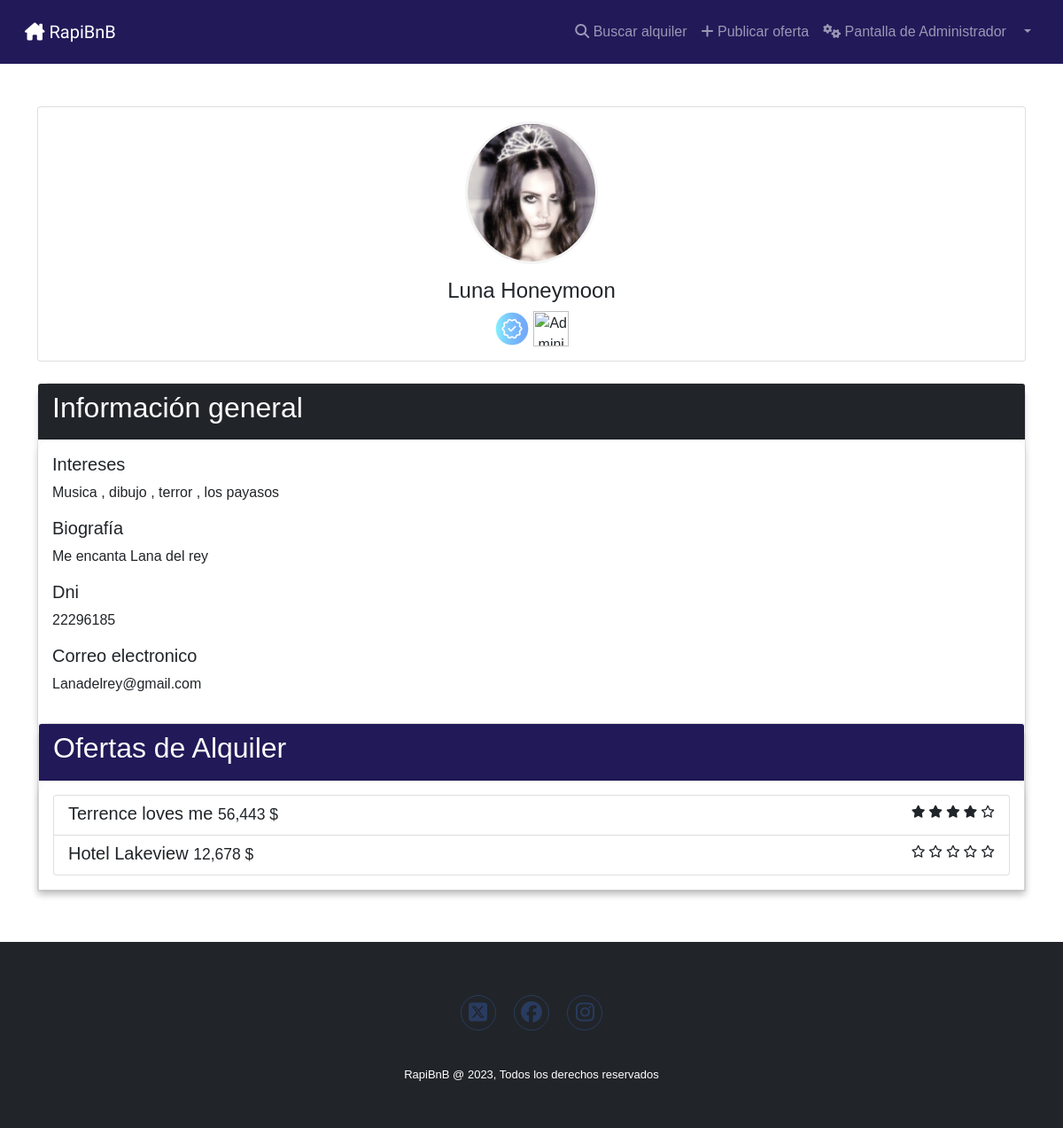
The page /perfil_usuario.php (signed in) on the database its author committed.
### tables this page shows
CREATE TABLE `usuario` (
  `id` int(11) NOT NULL,
  `nombre` varchar(250) NOT NULL,
  `apellido` varchar(250) NOT NULL,
  `documento` int(8) NOT NULL,
  `certificacion` bit(1) DEFAULT NULL,
  `biografia` varchar(500) DEFAULT NULL,
  `intereses` text NOT NULL,
  `foto` varchar(255) NOT NULL,
  `fecha_vencimiento` date DEFAULT NULL,
  `admin` bit(1) NOT NULL,
  `email` varchar(250) NOT NULL,
  `contrasena` varchar(250) NOT NULL,
  `activacion_cuenta_hash` varchar(64) DEFAULT NULL
);

CREATE TABLE `publicacion` (
  `id` int(11) NOT NULL,
  `id_usuario` int(11) NOT NULL,
  `titulo` varchar(250) NOT NULL,
  `descripcion` varchar(250) NOT NULL,
  `ubicacion` varchar(250) NOT NULL,
  `etiqueta` text NOT NULL,
  `fotos` text NOT NULL,
  `servicio` text NOT NULL,
  `estado` tinyint(1) NOT NULL DEFAULT 0,
  `costo` decimal(10,2) NOT NULL,
  `tiempo_minimo` int(11) NOT NULL,
  `tiempo_maximo` int(11) NOT NULL,
  `cupo` int(11) NOT NULL,
  `fecha_pub_inicio` date DEFAULT NULL,
  `fecha_pub_fin` date DEFAULT NULL,
  `fecha_subida` date NOT NULL DEFAULT current_timestamp()
);

### perfil_usuario.php (the view, shortened to what this page needs)
<?php
    $id_mostrar_usuario= $_SESSION["id"];
    include './BD/conexion.php';
    $consulta= "SELECT * FROM usuario WHERE id = ?";
    $preparar_consulta=mysqli_prepare($conexion,$consulta);
    mysqli_stmt_bind_param($preparar_consulta,"i", $id_mostrar_usuario);
    mysqli_stmt_execute($preparar_consulta);
    $resultado = mysqli_stmt_get_result($preparar_consulta);
    $usuario = mysqli_fetch_assoc($resultado);
    if ($usuario) {
        $nombre = $usuario["nombre"];
        $apellido = $usuario["apellido"];
        $foto_perfil = $usuario["foto"];
        $dni=$usuario["documento"];
        $email=$usuario["email"];
        $intereses = $usuario["intereses"];
        $bio = $usuario["biografia"];
        $admin = $usuario["admin"];
    } else {
        echo "Usuario no encontrado";
        exit;
    }
    $activo= ($id_mostrar_usuario != $_SESSION["id"]) ? "AND p.estado = 1" : "";
    $publicaciones = "
        SELECT p.*,AVG(r.puntuacion) as avg_puntuacion
        FROM publicacion p
        LEFT JOIN resena r ON p.id = r.id_publicacion
        WHERE p.id_usuario= ? $activo
        GROUP BY p.id
        ORDER BY p.fecha_subida DESC";
    $buscar_publicaciones =mysqli_prepare($conexion,$publicaciones);
    mysqli_stmt_bind_param($buscar_publicaciones,"i", $id_mostrar_usuario);
    mysqli_stmt_execute($buscar_publicaciones);
    $publis = mysqli_stmt_get_result($buscar_publicaciones);
?>
<!DOCTYPE html>
<html lang="es">
<head>
    <link href="https://cdn.jsdelivr.net/npm/bootstrap@5.0.2/dist/css/bootstrap.min.css" rel="stylesheet">
    <link rel="stylesheet" href="./Estilos/Estilo.css" type="text/css">
</head>
<body>
    <?php include 'cabecera.php';?>
    <div class="container mt-5">
        <div class="row">
            <div class="col-md-12">
                <div class="card">
                    <div class="card-body text-center">
                        <img src="<?php echo $foto_perfil; ?>" alt="Foto de Perfil" class="img-fluid rounded-circle mb-3" width="150" height="150">
                        <h4><?php echo $nombre . ' ' . $apellido; ?></h4>
                        <?php
                        echo ($usuario["certificacion"] == 1) ? '<img height="40" width="40" src="./Imagenes/verify_4458197.png" title="Usuario verificado">' : '';
                        echo ($admin == 1) ? ' <img height=40 width=40 src="./Imagenes/user_567902.png" title="Administrador">' : '';
                        ?>
                    </div>
                </div>
            <?php if ($id_mostrar_usuario == $_SESSION["id"]): ?>
            <br>
                <?php endif; ?>
            </div>
            <div class="col-md-12">
                <div class="card mb-3 card_usuario">
                    <div class="card-header bg-dark text-white">
                        <h2>Información general</h2>
                    </div>
                    <div class="card-body card_usuario">
                        <div class="mb-3">
                            <h5>Intereses</h5>
                            <p><?php echo $intereses; ?></p>
                        </div>
                        <div>
                            <h5>Biografía</h5>
                            <p><?php echo $bio; ?></p>
                        </div>
                        <div>
                            <h5>Dni</h5>
                            <p><?php echo $dni; ?></p>
                        </div>
                        <div>
                            <h5>Correo electronico</h5>
                            <p><?php echo $email; ?></p>
                        </div>
                    </div>
                    <div class="card card_usuario">
                        <div class="card-header text-white bg-personalizado">
                            <h2>Ofertas de Alquiler</h2>
                        </div>
                    <div class="card-body card_usuario">
                        <?php if ($publis->num_rows> 0):?>
                            <div class="list-group">
                                    <?php while($publicacion=$publis->fetch_assoc()): ?>
                                    <a href="detalles_publicacion.php?id=<?php echo $publicacion["id"]; ?>" class="list-group-item list-group-item-action mb-0">
                                        <div class="d-flex w-100 justify-content-between">
                                            <h5 class="mb-1">
                                                <?php echo $publicacion["titulo"]; ?>
                                                <?php echo "<small class='text'>".number_format($publicacion["costo"])." \$ </small>"; ?>
                                            </h5>
                                            <small>
                                                <?php
                                                $estrellas = round($publicacion["avg_puntuacion"]);
                                                for ($i = 1; $i <= 5; $i++):
                                                    if ($i <= $estrellas): ?>
                                                        <i class="fa-solid fa-star"></i>
                                                    <?php else: ?>
                                                        <i class="fa-regular fa-star"></i>
                                                    <?php endif;
                                                endfor; ?>
                                            </small>
                                        </div>
                                    </a>
                                    <?php endwhile; ?>
                                </div>
                                <?php else: ?>
						            <p>No tiene ofertas de alquiler publicadas.</p>
					            <?php endif; ?>
                        </div>
                    </div>
                </div>
            </div>
        </div>
    </div>
    <?php include 'pie.php'?>
</body>
</html>

### Estilos/Estilo.css (style rules this page uses)
html { height: 100%; box-sizing: border-box; }
body { font-family: 'Sarabun', sans-serif; font-weight: lighter; position: relative; margin: 0; min-height: 100%; padding-bottom: 15.74rem; box-sizing: inherit; }
.img-fluid { border: 3px solid #f4f4f4; }
.card_usuario ,card { border-radius: 15px; box-shadow: 0 4px 8px rgba(0, 0, 0, 0.1); }
.card_usuario ,card-header { border-radius: 15px 15px 0 0; }
h2, h4, h5 { font-weight: 500; }
.bg-personalizado { background-color: #221959; }
a { text-decoration: none !important; }

### rows shown on the page
usuario: foto (picture), nombre "Luna", apellido "Honeymoon", intereses "Musica , dibujo , terror , los payasos", biografia "Me encanta Lana del rey", documento "22296185", email "Lanadelrey@gmail.com"
publicacion: titulo "Terrence loves me", costo "56,443"
publicacion: titulo "Hotel Lakeview", costo "12,678"
